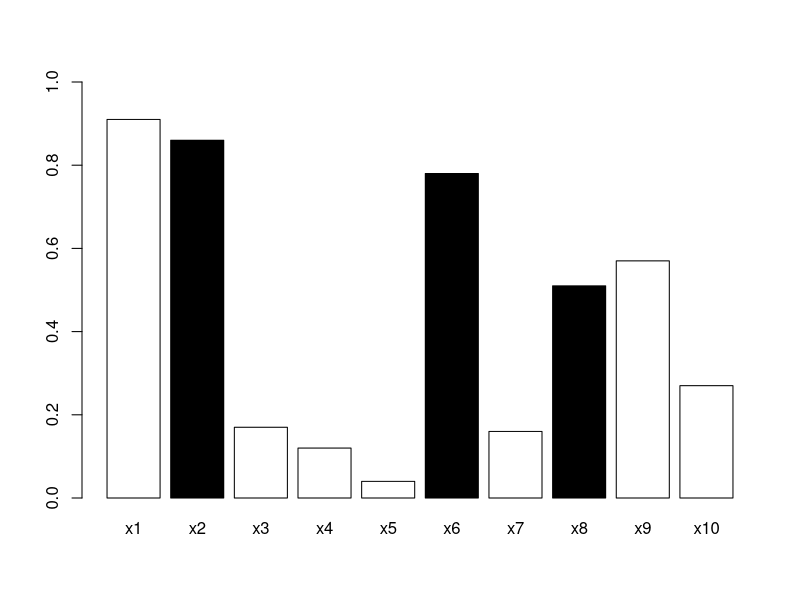
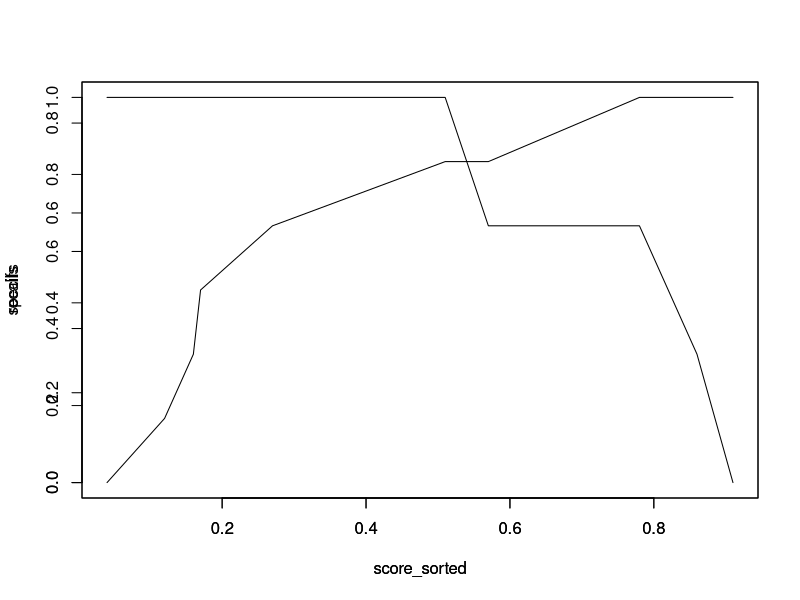
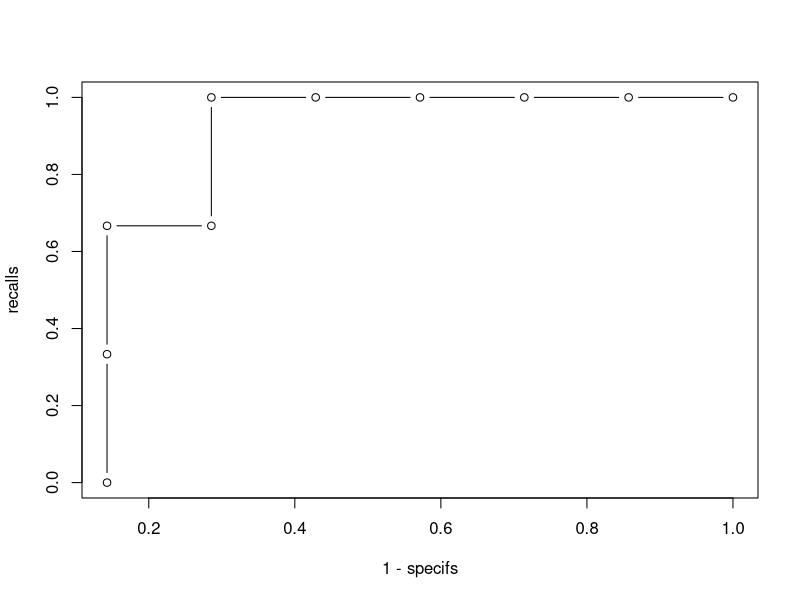

These charts were generated, in order, by the following R code:
#########################################
# file  : performance.R
# auther: norih
# date  : Dec 18th, 2020
# Accuracy	どれだけ正確に予測できているか
# Recall（再現性）	どれだけ取りこぼしなく予測することができたか
# Precision（適合率）	正と予測したものがどれだけ正しかったかv
# Specificity(特異性) 真偽性
#########################################

score <- c(.91, .86, .17, .12, .04, .78, .16, .51, .57, .27) #異常値スコア
anomaly <- c(F,T,F,F,F,T,F,T,F,F) #flag

data0 <- cbind(score, anomaly)

rownames(data0) <- c("x1","x2","x3","x4","x5","x6","x7","x8","x9","x10")

barplot(data0[,"score"], ylim=c(0,1), col=data0[,"anomaly"])

data1 <- data0[order(score, decreasing = TRUE),]
score_sorted <- data1[,"score"]
anomaly_sorted <- data1[, "anomaly"]

n_total <- length(anomaly)
n_anom <- sum(anomaly); n_norm <- n_total - n_anom
recalls <- rep(0, n_total)
specifs <- rep(1, n_total)
for(i in c(1:n_total)) {
  recalls[i] <- sum(anomaly_sorted[1:i]) / n_anom
  specifs[i] <- (n_total - i - sum(anomaly_sorted[-(1:i)])) / n_norm
}

plot(score_sorted, type = 'l', recalls)
par(new = TRUE)
plot(score_sorted, type = 'l', specifs)

plot(1-specifs, recalls, type="b")
